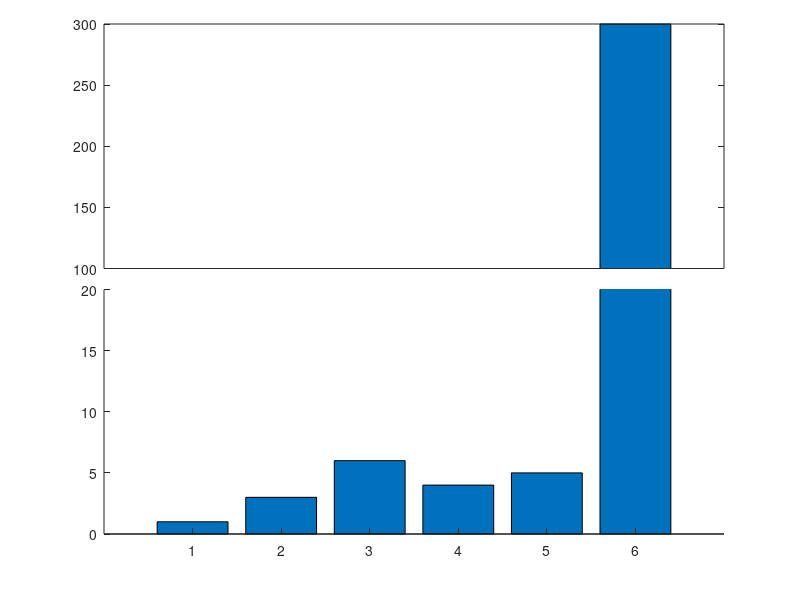

The MATLAB source for this figure:
a=[1 3 6 4 5 300];

ylim1=[0 20];
ylim2=[100 300];
xlim=[0 length(a)+1];

% retrieve your default axis pos
clf;
p0=get(gca,'position')
delete(gcf);

% create axis1
%a1=axes('position',[p0(1) p0(2) p0(3)/2-.025 p0(4)]);
a1=axes('position',[p0(1) p0(2) p0(3) p0(4)/2]);
%barh(a);
bar(a);
set(a1,'ylim',ylim1);
box off;

% create axis2
%a2=axes('position',[p0(1)+p0(3)/2+.025 p0(2) p0(3)/2-.025 p0(4)]);
a2=axes('position',[p0(1) p0(4)/2+.145 p0(3) p0(4)/2])
%barh(a);
bar(a);

set(a2,'xlim',xlim,'ylim',ylim2);
set(a2,'xtick',[]);
%set(a2,'xcolor',get(a2,'color'));

%%%%%%%%%%%%%%%% plotting %%%%%%%%%%%%%%%%%%%%%
output = "break_axis";

saveas(1, strcat(output, ".png"));

box off
